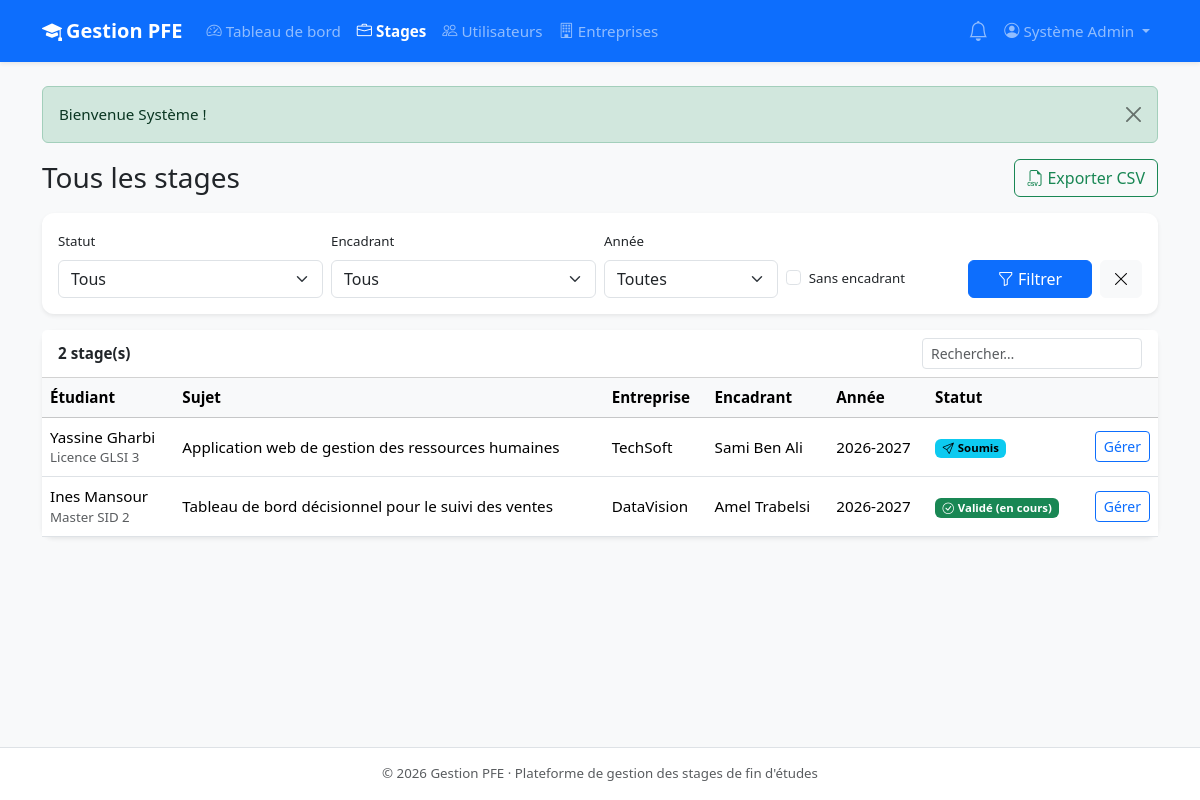
The page /admin/stages.php (signed in) on the database its author committed.
### tables this page shows
CREATE TABLE stages (
    id                       INT UNSIGNED AUTO_INCREMENT PRIMARY KEY,
    etudiant_id              INT UNSIGNED NOT NULL,
    encadrant_id             INT UNSIGNED NULL,
    entreprise_id            INT UNSIGNED NULL,
    sujet                    VARCHAR(255) NOT NULL,
    description              TEXT         NULL,
    technologies             VARCHAR(255) NULL,
    encadrant_entreprise     VARCHAR(150) NULL,
    encadrant_entreprise_email VARCHAR(150) NULL,
    date_debut               DATE         NOT NULL,
    date_fin                 DATE         NOT NULL,
    statut                   ENUM('brouillon','soumis','a_corriger','valide_encadrant','valide','refuse','termine')
                             NOT NULL DEFAULT 'brouillon',
    avancement               TINYINT UNSIGNED NOT NULL DEFAULT 0,    
    fichier_convention       VARCHAR(255) NULL,
    fichier_rapport          VARCHAR(255) NULL,
    note_finale              DECIMAL(4,2) NULL,
    annee_universitaire      VARCHAR(9)   NOT NULL,                  
    created_at               DATETIME     NOT NULL DEFAULT CURRENT_TIMESTAMP,
    updated_at               DATETIME     NOT NULL DEFAULT CURRENT_TIMESTAMP ON UPDATE CURRENT_TIMESTAMP,
    CONSTRAINT fk_stage_etudiant   FOREIGN KEY (etudiant_id)   REFERENCES utilisateurs(id) ON DELETE CASCADE,
    CONSTRAINT fk_stage_encadrant  FOREIGN KEY (encadrant_id)  REFERENCES utilisateurs(id) ON DELETE SET NULL,
    CONSTRAINT fk_stage_entreprise FOREIGN KEY (entreprise_id) REFERENCES entreprises(id)  ON DELETE SET NULL,
    INDEX idx_stage_statut (statut)
);

CREATE TABLE utilisateurs (
    id            INT UNSIGNED AUTO_INCREMENT PRIMARY KEY,
    nom           VARCHAR(100) NOT NULL,
    prenom        VARCHAR(100) NOT NULL,
    email         VARCHAR(150) NOT NULL UNIQUE,
    mot_de_passe  VARCHAR(255) NOT NULL,
    role          ENUM('etudiant','encadrant','admin') NOT NULL DEFAULT 'etudiant',
    telephone     VARCHAR(30)  NULL,
    filiere       VARCHAR(100) NULL,       
    departement   VARCHAR(100) NULL,       
    actif         TINYINT(1)   NOT NULL DEFAULT 1,
    created_at    DATETIME     NOT NULL DEFAULT CURRENT_TIMESTAMP
);

CREATE TABLE entreprises (
    id          INT UNSIGNED AUTO_INCREMENT PRIMARY KEY,
    nom         VARCHAR(150) NOT NULL,
    adresse     VARCHAR(255) NULL,
    ville       VARCHAR(100) NULL,
    telephone   VARCHAR(30)  NULL,
    email       VARCHAR(150) NULL,
    created_at  DATETIME     NOT NULL DEFAULT CURRENT_TIMESTAMP
);

### admin/stages.php (the view, shortened to what this page needs)
<?php
require_once __DIR__ . '/../includes/functions.php';
$pdo = db();
$sansEncadrant = !empty($_GET['sans_encadrant']);
$where = [];
$params = [];
$sql = 'SELECT s.id, s.sujet, s.statut, s.avancement, s.annee_universitaire, s.note_finale,
               et.nom, et.prenom, et.filiere, en.nom AS enc_nom, en.prenom AS enc_prenom, ent.nom AS entreprise_nom
        FROM stages s
        JOIN utilisateurs et ON et.id = s.etudiant_id
        LEFT JOIN utilisateurs en ON en.id = s.encadrant_id
        LEFT JOIN entreprises ent ON ent.id = s.entreprise_id'
     . ($where ? ' WHERE ' . implode(' AND ', $where) : '')
     . ' ORDER BY s.updated_at DESC';
$stmt = $pdo->prepare($sql);
$stmt->execute($params);
$stages = $stmt->fetchAll();
$activeMenu = 'stages';
require __DIR__ . '/../includes/header.php';
?>
<div class="d-flex flex-wrap justify-content-between align-items-center gap-2 mb-3">
    <h1 class="h3 mb-0">Tous les stages</h1>
    <a class="btn btn-outline-success" href="<?= url('admin/stages.php?' . http_build_query(array_merge($_GET, ['export' => 1]))) ?>">
        <i class="bi bi-filetype-csv me-1"></i>Exporter CSV
    </a>
</div>
<form class="card card-body shadow-sm border-0 mb-3" method="get">
    <div class="row g-2 align-items-end">
        <div class="col-md-3">
            <label class="form-label small">Statut</label>
            <select name="statut" class="form-select">
                <option value="">Tous</option>
            </select>
        </div>
        <div class="col-md-3">
            <label class="form-label small">Encadrant</label>
            <select name="encadrant" class="form-select">
                <option value="">Tous</option>
            </select>
        </div>
        <div class="col-md-2">
            <label class="form-label small">Année</label>
            <select name="annee" class="form-select">
                <option value="">Toutes</option>
            </select>
        </div>
        <div class="col-md-2">
            <div class="form-check mb-2">
                <input class="form-check-input" type="checkbox" name="sans_encadrant" value="1" id="se" <?= $sansEncadrant ? 'checked' : '' ?>>
                <label class="form-check-label small" for="se">Sans encadrant</label>
            </div>
        </div>
        <div class="col-md-2 d-flex gap-2">
            <button class="btn btn-primary flex-fill"><i class="bi bi-funnel"></i> Filtrer</button>
            <a href="<?= url('admin/stages.php') ?>" class="btn btn-light" title="Réinitialiser"><i class="bi bi-x-lg"></i></a>
        </div>
    </div>
</form>
<div class="card shadow-sm border-0">
    <div class="card-header bg-white d-flex justify-content-between align-items-center">
        <span class="fw-semibold"><?= count($stages) ?> stage(s)</span>
        <input type="search" class="form-control form-control-sm w-auto" placeholder="Rechercher…" data-table-filter="#tableStages">
    </div>
    <div class="table-responsive">
        <table class="table table-hover mb-0" id="tableStages">
            <thead class="table-light">
                <tr><th>Étudiant</th><th>Sujet</th><th>Entreprise</th><th>Encadrant</th><th>Année</th><th>Statut</th><th></th></tr>
            </thead>
            <tbody>
            <?php foreach ($stages as $s): ?>
                <tr>
                    <td><?= e($s['prenom'] . ' ' . $s['nom']) ?><div class="small text-muted"><?= e($s['filiere']) ?></div></td>
                    <td><?= e($s['sujet']) ?></td>
                    <td><?= e($s['entreprise_nom'] ?? '—') ?></td>
                    <td><?= $s['enc_nom'] ? e($s['enc_prenom'] . ' ' . $s['enc_nom']) : '<span class="badge text-bg-danger">À affecter</span>' ?></td>
                    <td><?= e($s['annee_universitaire']) ?></td>
                    <td><?= statut_badge($s['statut']) ?></td>
                    <td class="text-end"><a class="btn btn-sm btn-outline-primary" href="<?= url('admin/stage.php?id=' . $s['id']) ?>">Gérer</a></td>
                </tr>
            <?php endforeach; ?>
            </tbody>
        </table>
    </div>
</div>
<?php require __DIR__ . '/../includes/footer.php'; ?>

### includes/header.php (shortened to what this page needs)
<?php
require_once __DIR__ . '/functions.php';
$user = current_user();
$activeMenu = $activeMenu ?? '';
$menus = [
    'etudiant' => [
        'dashboard' => ['etudiant/dashboard.php', 'speedometer2', 'Tableau de bord'],
        'stage'     => ['etudiant/stage_form.php', 'plus-circle', 'Nouveau stage'],
    ],
    'encadrant' => [
        'dashboard' => ['encadrant/dashboard.php', 'speedometer2', 'Tableau de bord'],
        'stages'    => ['encadrant/stages.php', 'list-check', 'Mes étudiants'],
    ],
    'admin' => [
        'dashboard'   => ['admin/dashboard.php', 'speedometer2', 'Tableau de bord'],
        'stages'      => ['admin/stages.php', 'briefcase', 'Stages'],
        'users'       => ['admin/users.php', 'people', 'Utilisateurs'],
        'entreprises' => ['admin/entreprises.php', 'building', 'Entreprises'],
    ],
];
?>
<!DOCTYPE html>
<html lang="fr">
<head>
    <link href="https://cdn.jsdelivr.net/npm/bootstrap@5.3.3/dist/css/bootstrap.min.css" rel="stylesheet">
    <link href="https://cdn.jsdelivr.net/npm/bootstrap-icons@1.11.3/font/bootstrap-icons.min.css" rel="stylesheet">
    <link href="<?= url('assets/css/style.css') ?>" rel="stylesheet">
</head>
<body class="bg-body-tertiary d-flex flex-column min-vh-100">
<?php if ($user): ?>
<nav class="navbar navbar-expand-lg navbar-dark bg-primary shadow-sm">
    <div class="container">
        <a class="navbar-brand fw-semibold" href="<?= url(home_for_role($user['role'])) ?>">
            <i class="bi bi-mortarboard-fill me-1"></i><?= e(APP_NAME) ?>
        </a>
        <div class="collapse navbar-collapse" id="mainNav">
            <ul class="navbar-nav me-auto">
                <?php foreach ($menus[$user['role']] as $key => [$href, $icon, $label]): ?>
                    <li class="nav-item">
                        <a class="nav-link <?= $activeMenu === $key ? 'active fw-semibold' : '' ?>" href="<?= url($href) ?>">
                            <i class="bi bi-<?= $icon ?> me-1"></i><?= e($label) ?>
                        </a>
                    </li>
                <?php endforeach; ?>
            </ul>
            <ul class="navbar-nav align-items-lg-center">
                <li class="nav-item dropdown">
                    <a class="nav-link position-relative" href="#" data-bs-toggle="dropdown" title="Notifications">
                        <i class="bi bi-bell fs-5"></i>
                    </a>
                </li>
                <li class="nav-item dropdown">
                    <a class="nav-link dropdown-toggle" href="#" data-bs-toggle="dropdown">
                        <i class="bi bi-person-circle me-1"></i><?= e($user['prenom'] . ' ' . $user['nom']) ?>
                    </a>
                </li>
            </ul>
        </div>
    </div>
</nav>
<?php endif; ?>
<main class="container py-4 flex-grow-1">
    <?php foreach (get_flashes() as $f): ?>
        <div class="alert alert-<?= e($f['type']) ?> alert-dismissible fade show" role="alert">
            <?= e($f['message']) ?>
            <button type="button" class="btn-close" data-bs-dismiss="alert"></button>
        </div>
    <?php endforeach; ?>

### includes/functions.php (shortened to what this page needs)
<?php
function e($value): string
{
    return htmlspecialchars((string) ($value ?? ''), ENT_QUOTES, 'UTF-8');
}
function url(string $path = ''): string
{
    return BASE_URL . '/' . ltrim($path, '/');
}
function get_flashes(): array
{
    $messages = $_SESSION['flash'] ?? [];
    return $messages;
}
function current_user(): ?array
{
    return $_SESSION['user'] ?? null;
}
function home_for_role(string $role): string
{
    switch ($role) {
        case 'admin':     return 'admin/dashboard.php';
    }
}
function statuts(): array
{
    return [
        'brouillon'        => ['label' => 'Brouillon',           'color' => 'secondary', 'icon' => 'pencil'],
        'soumis'           => ['label' => 'Soumis',              'color' => 'info',      'icon' => 'send'],
        'a_corriger'       => ['label' => 'À corriger',          'color' => 'warning',   'icon' => 'exclamation-triangle'],
        'valide_encadrant' => ['label' => 'Validé par encadrant','color' => 'primary',   'icon' => 'person-check'],
        'valide'           => ['label' => 'Validé (en cours)',   'color' => 'success',   'icon' => 'check-circle'],
        'refuse'           => ['label' => 'Refusé',              'color' => 'danger',    'icon' => 'x-circle'],
        'termine'          => ['label' => 'Terminé',             'color' => 'dark',      'icon' => 'flag'],
    ];
}
function statut_badge(string $statut): string
{
    $s = statuts()[$statut] ?? ['label' => $statut, 'color' => 'secondary', 'icon' => 'question'];
    return '<span class="badge text-bg-' . $s['color'] . '"><i class="bi bi-' . $s['icon'] . ' me-1"></i>'
        . e($s['label']) . '</span>';
}

### includes/footer.php (shortened to what this page needs)
</main>
<footer class="py-3 border-top bg-white mt-auto">
    <div class="container text-center text-muted small">
        &copy; <?= date('Y') ?> <?= e(APP_NAME) ?> · Plateforme de gestion des stages de fin d'études
    </div>
</footer>
</body>
</html>

### assets/css/style.css (style rules this page uses)
body { font-size: .95rem; }
.card { border-radius: .75rem; }
.table > :not(caption) > * > * { vertical-align: middle; }

### rows shown on the page
stages: etudiant.nom "Yassine Gharbi", etudiant.filiere "Licence GLSI 3", sujet "Application web de gestion des ressources humaines", entreprise.nom "TechSoft", encadrant.nom "Sami Ben Ali", annee_universitaire "2026-2027", statut "Soumis"
stages: etudiant.nom "Ines Mansour", etudiant.filiere "Master SID 2", sujet "Tableau de bord décisionnel pour le suivi des ventes", entreprise.nom "DataVision", encadrant.nom "Amel Trabelsi", annee_universitaire "2026-2027", statut "Validé (en cours)"

### other values the page prints
APP_NAME "Gestion PFE"
$label "Tableau de bord"
$label "Stages"
$label "Utilisateurs"
$label "Entreprises"
$user['prenom'] . ' ' . $user['nom'] "Système Admin"
$f['message'] "Bienvenue Système !"
count($stages) "2"
